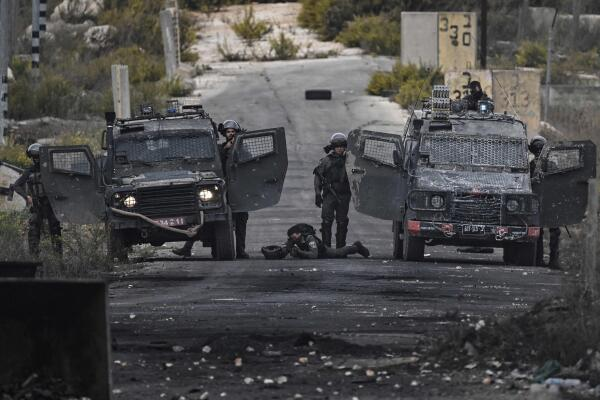
#> input picture pixtest.jpg, 600 x 400 px; its folder holds only this picture in this run
$ jupyter execute --allow-errors sceau01.ipynb   (older library calls are emulated)
#> lines starting #> are read from the running program, lines starting #| are printed output that depends on the picture
[cell 1]
# prend une pelle et un sceau
import tkinter as tk
from tkinter import simpledialog, filedialog, messagebox
from PIL import Image, ImageDraw, ImageFont, ImageFilter

# Créer une fenêtre Tkinter
root = tk.Tk()
root.withdraw()  # Ne pas afficher la fenêtre Tkinter

# Demander la date de naissance
date_naissance = simpledialog.askstring("Input", "Quelle est votre date de naissance ?", parent=root)

# Vérifications...
# (Votre code de vérification ici)

# Demander le chemin de l'image
chemin_image = filedialog.askopenfilename(title="Sélectionnez une image", filetypes=[("Image Files", "*.jpg")])
#> the answer given: pixtest.jpg
if not chemin_image:
    messagebox.showerror("Erreur", "Vous devez sélectionner une image.")
    exit()

# Ouvrir l'image et ajouter un flou
try:
    image = Image.open(chemin_image)
#> image is the input picture: PIL image 600x400 RGB; mean R, G, B 75.5, 74.7, 74.5
except Exception as e:
    messagebox.showerror("Erreur", f"Impossible d'ouvrir l'image : {e}")
    exit()

image = image.filter(ImageFilter.BLUR)
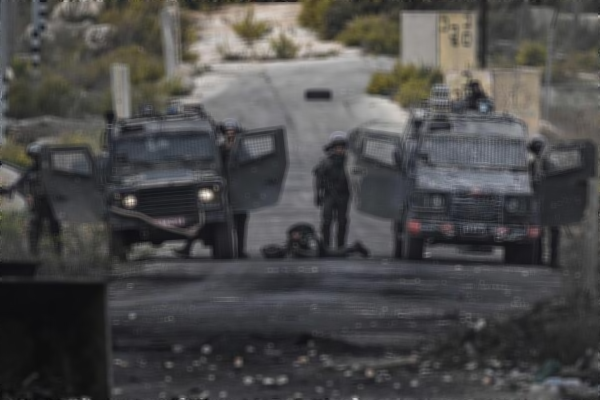
#> image: PIL image 600x400 RGB; mean R, G, B 75.5, 74.7, 74.6

draw = ImageDraw.Draw(image)
font = ImageFont.load_default()
#> (the rest of this cell did not finish here and is left out)
